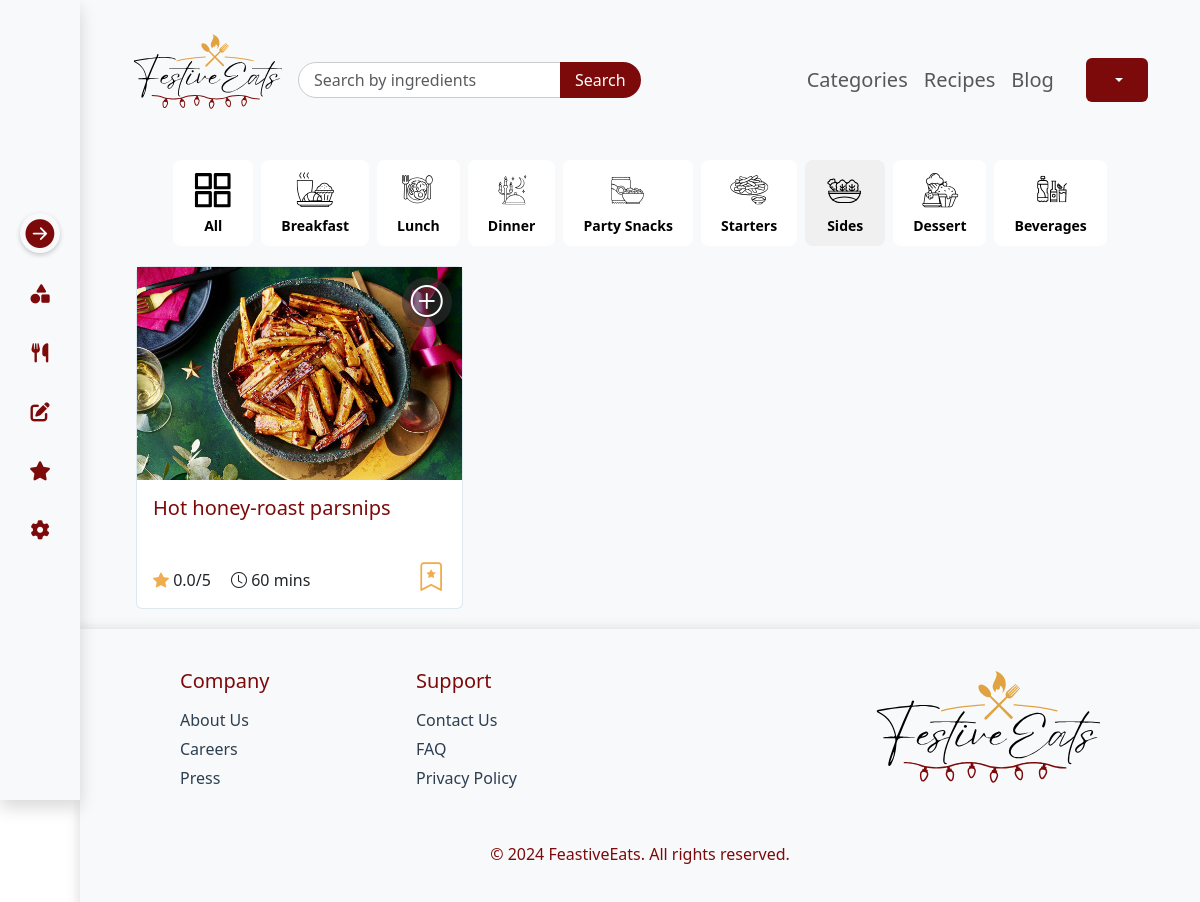
Page /recipe_list/filter/Sides/ on the earlier database version.
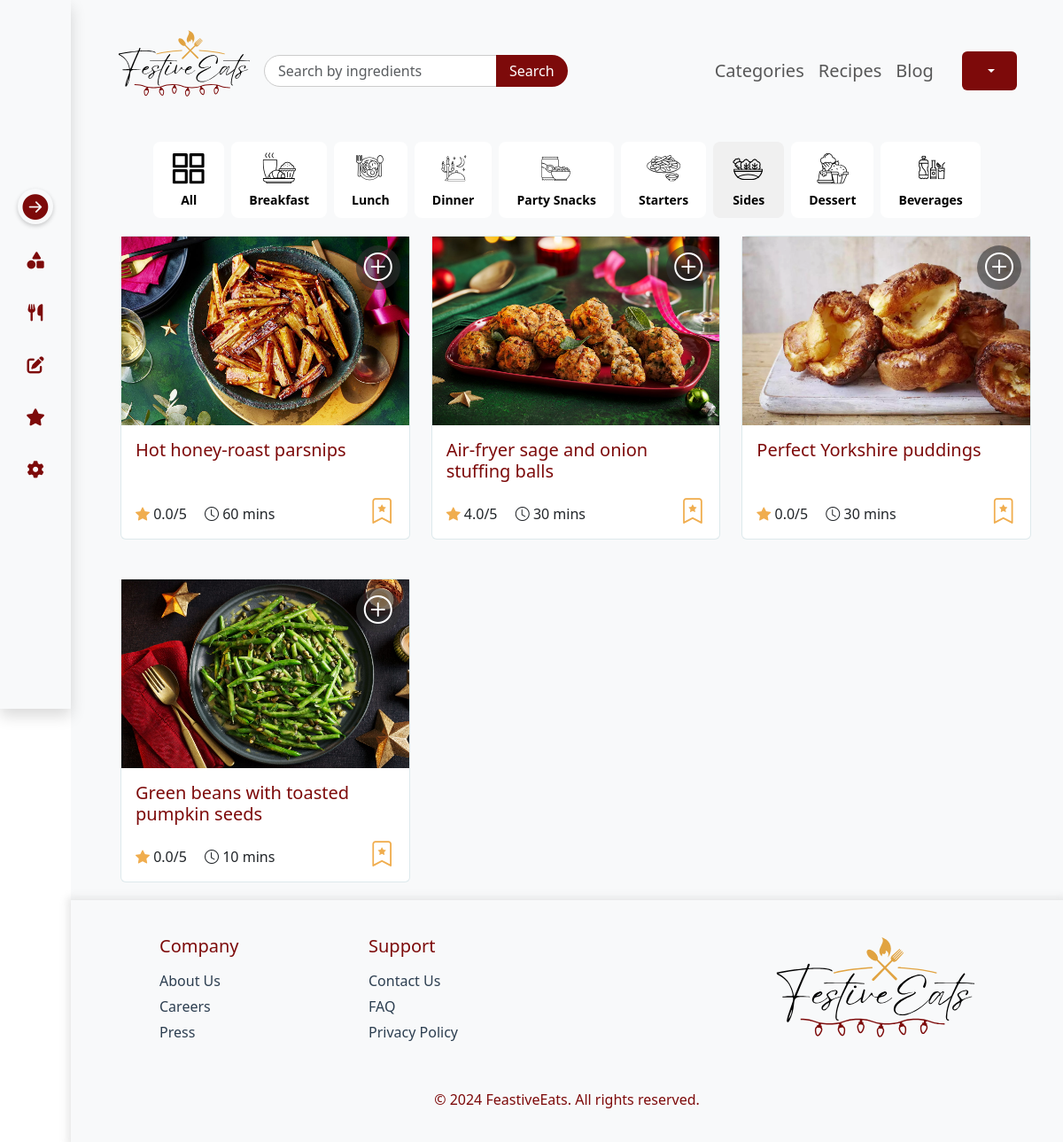
Same page on the later database version.
### account/models.py (models this page shows, shortened)
class Category(models.Model):
    name = models.CharField(max_length=50, choices=CATEGORY_CHOICES)
    tagline = models.CharField(max_length=255, blank=True, null=True, default="Fun Tagline")
    def __str__(self):
        return self.name

class Recipe(models.Model):
    user = models.ForeignKey(CustomUser, on_delete=models.CASCADE, related_name='recipes')
    name = models.CharField(max_length=255)
    description = models.TextField()
    category = models.ForeignKey(
        'Category',  # Reference the model name
        on_delete=models.CASCADE,  # Ensure cascading delete
       related_name='cat_recipes',  # Optional: Reverse lookup name
        null=True,  # Allow null if needed
        blank=True  # Allow empty value in forms
    )
    dietary_preference = models.CharField(max_length=50, choices=DIETARY_PREFERENCES)
    ingredients = models.TextField(help_text="Enter each ingredient on a new line.")
    cooking_instructions = models.TextField()
    serving_options = models.CharField(max_length=255, choices=SERVING_OPTIONS)
    preparation_time = models.PositiveIntegerField(help_text="Time in minutes")
    cooking_time = models.PositiveIntegerField(help_text="Time in minutes")
    additional_notes = models.TextField(blank=True, null=True)
    difficulty_level = models.CharField(max_length=10, choices=DIFFICULTY_LEVELS)
    image = models.ImageField(upload_to='recipe_images/', null=True, blank=True)
    created_at = models.DateTimeField(auto_now_add=True)
    updated_at = models.DateTimeField(auto_now=True)
    @property
    def average_rating(self):
        return self.rating_comments.aggregate(models.Avg('rating'))['rating__avg'] or 0

### account/views.py (the view)
# urls.py: path('recipe_list/',views.recipe_list,name='recipe_list'),
def recipe_list(request, category_id=None, category=None):
    query = request.GET.get('q')  # Get the search query from the URL parameter
    if category_id:
        category = get_object_or_404(Category, id=category_id)
        recipes = Recipe.objects.filter(category=category)
        active_category = category.name
    elif category:
        category = get_object_or_404(Category, name__iexact=category)
        recipes = Recipe.objects.filter(category=category)
        active_category = category.name
    else:
        recipes = Recipe.objects.all()
        active_category = 'all'
    if query:
        recipes = recipes.filter(
            Q(name__icontains=query) | Q(ingredients__icontains=query)
        )
    categories = Category.objects.all()
    user_meal_plan_recipes = []
    if request.user.is_authenticated:
        user_meal_plan_recipes = MealPlan.objects.filter(user=request.user).values_list('recipe_id', flat=True)
    context = {
        'recipes': recipes,
        'categories': categories,
        'active_category': active_category,
        'search_query': query,
        'user_meal_plan_recipes': user_meal_plan_recipes,
    }
    return render(request, 'recipe_list.html', context)

### templates/recipe_list.html (shortened to what this page needs)
{% extends "base_autheticated.html" %}
{% load static %}
{% block content %}
<div class="row text-center ">
    <div class="filter-container  justify-content-center flex-wrap gap-2">
        <a href="{% url 'recipe_list' %}" class="nav-link"><button class="filter-btn {% if active_category == 'all' %}active{% endif %}" data-category="all">
            <img src="{% static 'images/icon-all.svg' %}" alt="All Icon">
            <span>All</span>
        </button></a>
        {% for category in categories %}
        <a href="{% url 'recipe_list_by_name' category.name %}" class="nav-link">
            <button class="filter-btn {% if active_category == category.name %}active{% endif %}">
                <img src="{% static 'images/icon-' %}{{ category.name }}.svg" alt="{{ category.name }} Icon">
                <span>{{ category.name|capfirst }}</span>
            </button>
        </a>
        {% endfor %}
 </div>
</div>
<div class="row mx-4">
    <div class="col">
     <div class="row row-cols-1 row-cols-md-2 row-cols-lg-3 row-cols-xxl-4 g-4 ms-2" id="recipe-cards">
        {% for recipe in recipes %}
        <div class="col" data-category="{{ recipe.category }}">
            <div class="card recipe_card" >
                <div class="card_img_box">
                    <img class="img-fluid w-100" src="{{ recipe.image.url }}" alt="{{ recipe.title }}">
                    <div class="img_icon">
                    {% if recipe.id in user_meal_plan_recipes %}
                        <a href="{% url 'remove_from_mealplan' recipe.id %}"><i class="bi bi-trash3"></i></a>
                        {% else %}
                        <a href="{% url 'add_to_mealplan' recipe.id %}"><i class="bi bi-plus-circle"></i></a>
                        {% endif %}
                    </div>
                </div>
                <div class="card-body">
                    <a href="{% url 'recipe_detail' recipe.id %}" class="nav-link"><h5 class="card-title mb-4" style="min-height: 48px;">{{ recipe.name }}</h5></a>
                    <i class="bi bi-star-fill" style="color:#F0AD4E;"></i>
                    <span class="card-text">{{ recipe.average_rating|floatformat:1 }}/5</span>
                    <i class="bi bi-clock ms-3"></i>
                    <span class="card-text">{{ recipe.cooking_time }} mins</span>
                    <div class="card_icon">
                        <a href="#"><i class="bi bi-bookmark-star"></i></a>
                    </div>
                </div>
            </div>
        </div>
        {% endfor %}
    </div>
</div>
</div>
{% endblock content %}

### templates/base_autheticated.html (shortened to what this page needs)
{% load static %}
<!DOCTYPE html>
<html lang="en">
<head>
    <link href="https://cdn.jsdelivr.net/npm/bootstrap@5.3.3/dist/css/bootstrap.min.css" rel="stylesheet">
    <link rel="stylesheet" href="{% static 'css/style.css' %}">
    <link rel="stylesheet" href="https://cdn.jsdelivr.net/npm/bootstrap-icons@1.11.3/font/bootstrap-icons.min.css">
</head>
<body>
<div class="d-flex">
<nav class="sidebar shadow">
    <label for="sidebar-toggle" class="toggle-btn">
        <i class="bi bi-arrow-right-circle-fill"></i>
    </label>
    <ul class="list-unstyled">
        <li>
            <a href="{% url 'category' %}" class="sidebar-item">
                <i class="fa-solid fa-shapes"></i>
            </a>
        </li>
        <li>
            <a href="{% url 'meal_plan' %}" class="sidebar-item">
                <i class="fas fa-utensils"></i>
            </a>
        </li>
        <li>
            <a href="{% url 'add_recipe' %}" class="sidebar-item">
                <i class="fa-solid fa-pen-to-square"></i>
            </a>
        </li>
        <li>
            <a href="#" class="sidebar-item">
                <i class="fas fa-star"></i>
            </a>
        </li>
        <li>
            <a href="#" class="sidebar-item">
                <i class="fas fa-cog"></i>
            </a>
        </li>
    </ul>
</nav>
<div class="content-wrapper">
    <div class="nav-content" style="margin:20px 40px;">
        <nav class="navbar navbar-expand-lg bg-body-tertiary">
            <div class="container-fluid align-items-center">
                <a class="navbar-brand mb-3" href="{% url 'category' %}"><img src="{% static 'images/FestiveEats Logo.svg' %}" alt=""></a>
                <form class="d-flex ms-auto search-form" role="search" action="{% url 'recipe_list' %}" method="get">
                    <div class="input-group">
                        <input class="form-control search-input" id="button-addon2" type="search" placeholder="Search by ingredients" aria-label="Search" name="q">
                        <button class="btn btn-primary search-button" type="submit">Search</button>
                    </div>
                    </form>
                <div class="collapse navbar-collapse me-4" id="navbarTogglerDemo02">
                    <ul class="navbar-nav ms-auto mb-2 mb-lg-0" style="font-size:20px;">
                        <li class="nav-item">
                            <a class="nav-link" style="{% if request.resolver_match.url_name == 'category' %}color: #7D0A0A; {% endif %}" href="{% url 'category' %}">Categories</a>
                        </li>
                        <li class="nav-item">
                            <a class="nav-link" style="{% if request.resolver_match.url_name == 'recipe_list' %}color: #7D0A0A; {% endif %}" href="{% url 'recipe_list' %}" >Recipes</a>
                        </li>
                        <li class="nav-item">
                            <a class="nav-link" href="#">Blog</a>
                        </li>
                    </ul>
                </div>
                <div class="row d-flex">
                    <div class="col d-flex">
                        <div class="dropdown">
                            <button class="btn btn-primary dropdown-toggle" type="button" id="userDropdown" data-bs-toggle="dropdown" aria-expanded="false">
                            </button>
                        </div>
                    </div>
                </div>
            </div>
        </nav>
    </div>
    {% block content %}
    {% endblock content %}
    <footer class="footer" >
        {% block footer %}
        <div class="container" style="padding: 20px 80px">
            <div class="row d-flex justify-content-start">
                <div class="col-md-4 col-lg-3">
                    <h5>Company</h5>
                    <ul class="list-unstyled">
                        <li>About Us</li>
                        <li>Careers</li>
                        <li>Press</li>
                    </ul>
                </div>
                <div class="col-lg-3">
                    <h5>Support</h5>
                    <ul class="list-unstyled">
                        <li>Contact Us</li>
                        <li>FAQ</li>
                        <li>Privacy Policy</li>
                    </ul>
                </div>
                <div class="ms-auto" style="width: 250px;">
                    <img src="{% static 'images/FestiveEats Logo.svg' %}" alt="FestiveEats Logo" class="img-fluid">
                </div>
            </div>
        </div>
        <p class="mt-3">&copy; 2024 FeastiveEats. All rights reserved.</p>
        {% endblock footer %}
    </footer>
</div>
</div>
</body>
</html>

### static/css/style.css (style rules this page uses)
.btn-primary { background-color: #7D0A0A; border: 0; padding: 10px 25px; display: inline-block; width: auto; }
.navbar-brand img { width: 150px; }
.search-form { display: flex; align-items: center; }
.search-input { border-radius: 20px; padding: 5px 15px; border: 1px solid #ccc; transition: border-color 0.3s; }
.search-button { margin-left: 10px; border-radius: 20px; padding: 5px 15px; background-color: #7D0A0A; color: white; border: none; transition: background-color 0.3s; }
.sidebar { width: 80px; min-height: 100vh; background-color: #F8F9FA; overflow: hidden; transition: width 0.3s ease-in-out; position: fixed; left: 0; display: flex; z-index: 1000; flex-direction: column; justify-content: center; }
.toggle-btn { display: flex; justify-content: center; align-items: center; margin: 0 auto; width: 40px; height: 40px; color: #7D0A0A; cursor: pointer; transform: translateY(-50%); z-index: 1100; font-size: 1.8rem; border-radius: 50%; box-shadow: 0 2px 5px rgba(0, 0, 0, 0.2); transition: right 0.3s ease-in-out; }
.sidebar ul { padding: 0; margin: 0; list-style: none; }
.sidebar-item { display: flex; text-decoration: none; color: #7D0A0A; padding: 10px 15px; transition: background 0.2s; justify-content: left; align-items: center; margin-bottom: 15px; margin-left: 5px; }
.sidebar-item i { font-size: 1.2rem; margin-right: 10px; min-width: 40px; text-align: center; }
.content-wrapper { display: flex; flex-direction: column; flex: 1; margin-left: 80px; transition: margin-left 0.3s ease-in-out; min-height: 100vh; background-color: #F8F9FA; }
.card-body { position: relative; }
.recipe_card { background-color: #fff; transition: transform 0.3s; margin-bottom: 20px; position: relative; border: 1px solid #005a7522; }
.card_icon { position: absolute; bottom: 10px; right: 16px; }
.card_icon i { font-size: 1.8rem; color: #F0AD4E; cursor: pointer; }
.img_icon { position: absolute; top: 10px; right: 10px; width: 50px; height: 50px; background-color: #31313196; border-radius: 50%; display: inline-block; text-align: center; }
.img_icon i { font-size: 2.0rem; color: #ffffff; cursor: pointer; display: inline-block; }
.footer { background-color: #F8F9FA; color: #7D0A0A; text-align: center; padding: 20px; margin-top: auto; box-shadow: 0px 1px 8px 4px #d0d0d07b; }
footer h5 { margin-bottom: 15px; text-align: start; color: #2C3E50; }
footer ul { padding: 0; list-style: none; text-align: start; color: #2C3E50; }
footer ul li { margin-bottom: 5px; text-align: start; color: #2C3E50; }
.filter-container { display: flex; justify-content: center; gap: 15px; margin-bottom: 20px; flex-wrap: wrap; }
.filter-btn { display: flex; flex-direction: column; align-items: center; justify-content: center; padding: 10px 20px; border: none; border-radius: 8px; background-color: #ffffff; cursor: pointer; transition: background-color 0.3s ease; text-align: center; }
.filter-btn img { width: 40px; height: 40px; margin-bottom: 5px; }
.filter-btn span { font-size: 14px; font-weight: 600; }
.filter-btn.active { background-color: #f0f0f0; }

### templates/base_autheticated.html (style rules this page uses)
h1, h2, h3, h4, h5, h6 { color: #7D0A0A !important; }

Differences in the rows shown:
added Recipe: image (picture), name "Air-fryer sage and onion stuffing balls", average_rating "4.0", cooking_time "30"
added Recipe: image (picture), name "Perfect Yorkshire puddings", average_rating "0.0", cooking_time "30"
added Recipe: image (picture), name "Green beans with toasted pumpkin seeds", average_rating "0.0", cooking_time "10"
